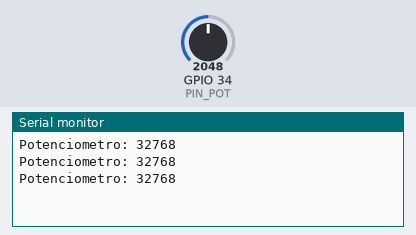
Bench run of a sketch on a simulated ESP32. Parts: the last lines printed to the serial monitor. The test bench sets the inputs (shaded band); at power-on: GPIO 34 (PIN_POT) = 2048 (analog values on the 0–4095 scale).

Above: at 1.3 s.
1.4 s: GPIO 34 (PIN_POT) set to 2866
At 1.9 s:
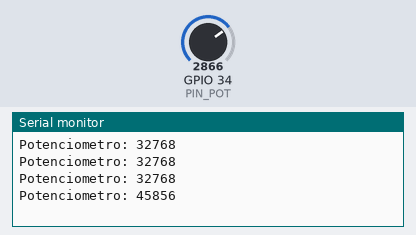
2.9 s: GPIO 34 (PIN_POT) set to 3603
At 3.4 s:
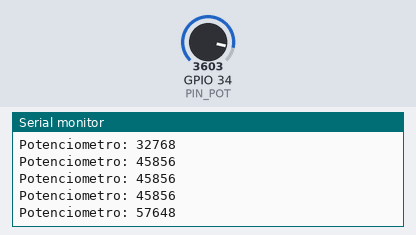
Timing chart, 0 to 5.9 s (numbered marks = the images above; inputs shaded):
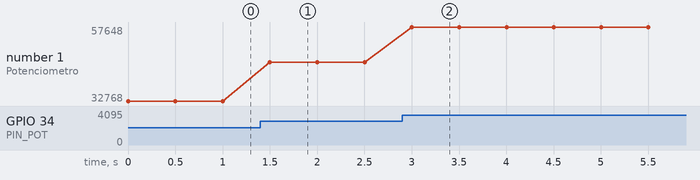

Measured:
- after the input at 1.4 s, the serial monitor: prints a new line after 0.10 s (image 1)
- after the input at 2.9 s, the serial monitor: prints a new line after 0.10 s (image 2)
- plotted number 1: 32768 → 45856 after the input at 1.4 s, 45856 → 57648 after the input at 2.9 s

The sketch:

Basico_Potenciometro_ESP32_32U.ino
```cpp
#define PIN_POT 34
int potValue = 0;

void setup() {
  Serial.begin(115200);
  pinMode(PIN_POT,INPUT);
  analogReadResolution(16);
}
void loop() {
  potValue = analogRead(PIN_POT);
  Serial.printf("Potenciometro: %i\n",potValue);
  delay(500);
}
```
